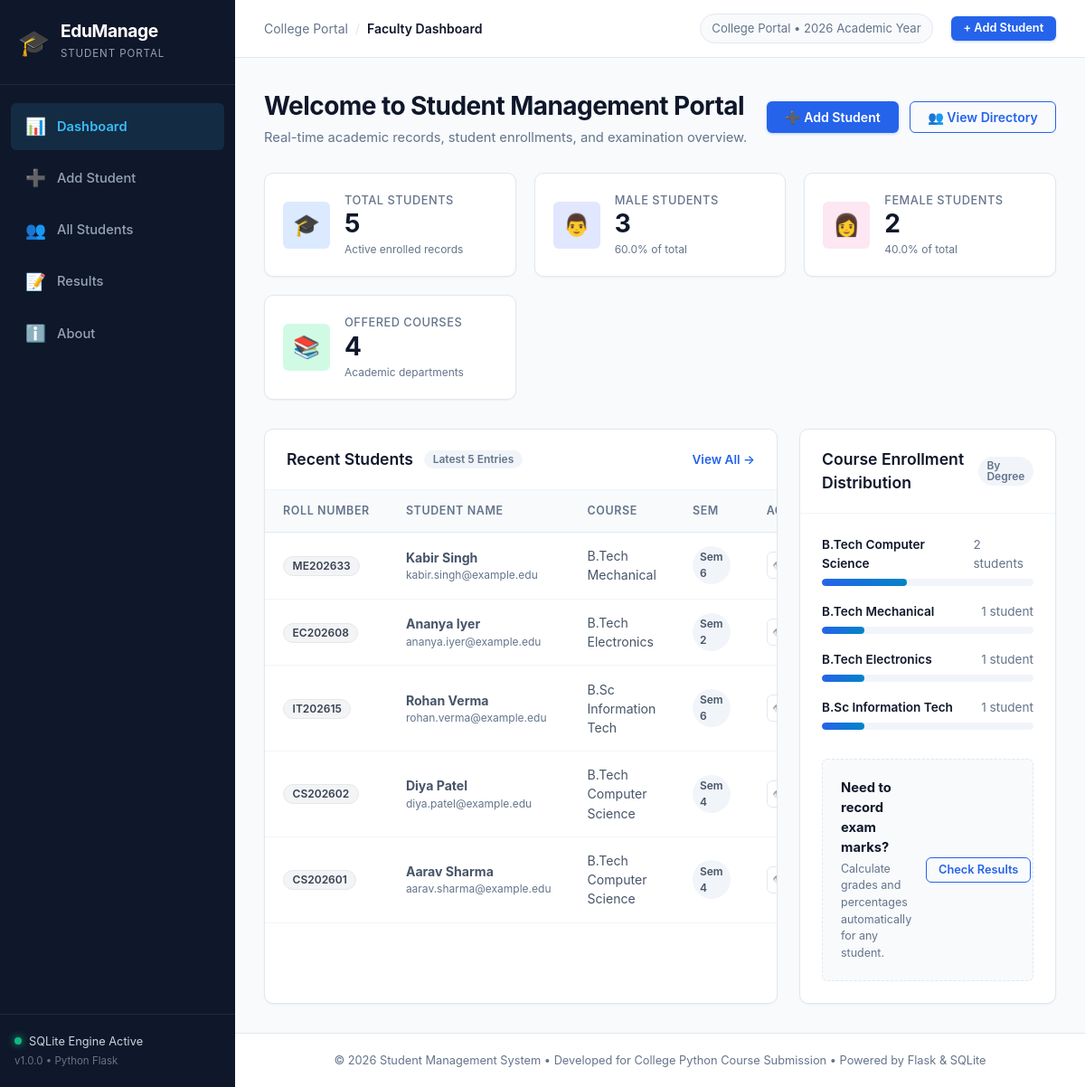
The page / on the database its author committed.
### tables this page shows
CREATE TABLE students (
        id INTEGER PRIMARY KEY AUTOINCREMENT,
        name TEXT NOT NULL,
        roll_number TEXT NOT NULL UNIQUE,
        email TEXT NOT NULL,
        phone TEXT NOT NULL,
        gender TEXT NOT NULL,
        dob TEXT NOT NULL,
        course TEXT NOT NULL,
        department TEXT NOT NULL,
        semester INTEGER NOT NULL,
        address TEXT NOT NULL,
        created_at TIMESTAMP DEFAULT CURRENT_TIMESTAMP
    );

### app.py (the view)
@app.route('/')
def dashboard():
    conn = get_db_connection()
    cursor = conn.cursor()
    cursor.execute("SELECT COUNT(*) AS total FROM students")
    total_students = cursor.fetchone()['total']
    cursor.execute("SELECT COUNT(*) AS male_count FROM students WHERE LOWER(gender) = 'male'")
    male_students = cursor.fetchone()['male_count']
    cursor.execute("SELECT COUNT(*) AS female_count FROM students WHERE LOWER(gender) = 'female'")
    female_students = cursor.fetchone()['female_count']
    cursor.execute("SELECT COUNT(DISTINCT course) AS course_count FROM students")
    course_count = cursor.fetchone()['course_count']
    cursor.execute('''
        SELECT course, COUNT(*) as count
        FROM students
        GROUP BY course
        ORDER BY count DESC
    ''')
    course_distribution = cursor.fetchall()
    cursor.execute('''
        SELECT id, name, roll_number, email, course, department, semester, created_at
        FROM students
        ORDER BY id DESC
        LIMIT 5
    ''')
    recent_students = cursor.fetchall()
    conn.close()
    return render_template(
        'index.html',
        total_students=total_students,
        male_students=male_students,
        female_students=female_students,
        course_count=course_count,
        course_distribution=course_distribution,
        recent_students=recent_students
    )

### app.py (called while the page is built)
def get_db_connection():
    conn = sqlite3.connect(DATABASE)
    conn.row_factory = sqlite3.Row
    conn.execute("PRAGMA foreign_keys = ON")
    return conn

### templates/index.html (shortened to what this page needs)
{% extends 'base.html' %}
{% block header_title %}Faculty Dashboard{% endblock %}
{% block content %}
<div class="dashboard-container">
    <div class="page-header">
        <div class="page-header-info">
            <h1 class="page-title">Welcome to Student Management Portal</h1>
            <p class="page-subtitle">Real-time academic records, student enrollments, and examination overview.</p>
        </div>
        <div class="page-header-actions">
            <a href="{{ url_for('add_student') }}" class="btn btn-primary">
                <span>➕ Add Student</span>
            </a>
            <a href="{{ url_for('students') }}" class="btn btn-outline">
                <span>👥 View Directory</span>
            </a>
        </div>
    </div>
    <div class="stats-grid">
        <div class="stat-card">
            <div class="stat-icon-wrapper stat-blue">
                <span class="stat-icon">🎓</span>
            </div>
            <div class="stat-details">
                <span class="stat-title">Total Students</span>
                <span class="stat-value">{{ total_students }}</span>
                <span class="stat-footnote">Active enrolled records</span>
            </div>
        </div>
        <div class="stat-card">
            <div class="stat-icon-wrapper stat-indigo">
                <span class="stat-icon">👨</span>
            </div>
            <div class="stat-details">
                <span class="stat-title">Male Students</span>
                <span class="stat-value">{{ male_students }}</span>
                <span class="stat-footnote">
                    {% if total_students > 0 %}
                        {{ ((male_students / total_students) * 100) | round(1) }}% of total
                    {% else %}
                        0%
                    {% endif %}
                </span>
            </div>
        </div>
        <div class="stat-card">
            <div class="stat-icon-wrapper stat-pink">
                <span class="stat-icon">👩</span>
            </div>
            <div class="stat-details">
                <span class="stat-title">Female Students</span>
                <span class="stat-value">{{ female_students }}</span>
                <span class="stat-footnote">
                    {% if total_students > 0 %}
                        {{ ((female_students / total_students) * 100) | round(1) }}% of total
                    {% else %}
                        0%
                    {% endif %}
                </span>
            </div>
        </div>
        <div class="stat-card">
            <div class="stat-icon-wrapper stat-emerald">
                <span class="stat-icon">📚</span>
            </div>
            <div class="stat-details">
                <span class="stat-title">Offered Courses</span>
                <span class="stat-value">{{ course_count }}</span>
                <span class="stat-footnote">Academic departments</span>
            </div>
        </div>
    </div>
    <div class="dashboard-grid">
        <div class="card recent-students-card">
            <div class="card-header">
                <div class="card-header-title">
                    <h3>Recent Students</h3>
                    <span class="badge badge-light">Latest 5 Entries</span>
                </div>
                <a href="{{ url_for('students') }}" class="card-header-link">View All &rarr;</a>
            </div>
            <div class="table-responsive">
                {% if recent_students %}
                    <table class="table">
                        <thead>
                            <tr>
                                <th>Roll Number</th>
                                <th>Student Name</th>
                                <th>Course</th>
                                <th>Sem</th>
                                <th>Actions</th>
                            </tr>
                        </thead>
                        <tbody>
                            {% for student in recent_students %}
                                <tr>
                                    <td><span class="badge badge-subtle">{{ student.roll_number }}</span></td>
                                    <td>
                                        <div class="student-name-cell">
                                            <strong>{{ student.name }}</strong>
                                            <span class="student-subtext">{{ student.email }}</span>
                                        </div>
                                    </td>
                                    <td>{{ student.course }}</td>
                                    <td><span class="sem-badge">Sem {{ student.semester }}</span></td>
                                    <td>
                                        <div class="action-buttons">
                                            <a href="{{ url_for('student_details', id=student.id) }}" class="btn-action view" title="View Details">👁️</a>
                                        </div>
                                    </td>
                                </tr>
                            {% endfor %}
                        </tbody>
                    </table>
                {% else %}
                    <div class="empty-state">
                        <p>No students enrolled yet.</p>
                        <a href="{{ url_for('add_student') }}" class="btn btn-primary btn-sm">Add First Student</a>
                    </div>
                {% endif %}
            </div>
        </div>
        <div class="card course-breakdown-card">
            <div class="card-header">
                <div class="card-header-title">
                    <h3>Course Enrollment Distribution</h3>
                    <span class="badge badge-light">By Degree</span>
                </div>
            </div>
            <div class="card-body">
                {% if course_distribution %}
                    <div class="distribution-list">
                        {% for item in course_distribution %}
                            <div class="distribution-item">
                                <div class="distribution-info">
                                    <span class="distribution-course">{{ item.course }}</span>
                                    <span class="distribution-count">{{ item.count }} {% if item.count == 1 %}student{% else %}students{% endif %}</span>
                                </div>
                                <div class="progress-bar-bg">
                                    <div class="progress-bar-fill" style="width: {{ ((item.count / total_students) * 100) | round(0) }}%;"></div>
                                </div>
                            </div>
                        {% endfor %}
                    </div>
                {% else %}
                    <div class="empty-state">
                        <p>No enrollment distribution data available.</p>
                    </div>
                {% endif %}
                <div class="quick-banner">
                    <div class="quick-banner-text">
                        <h4>Need to record exam marks?</h4>
                        <p>Calculate grades and percentages automatically for any student.</p>
                    </div>
                    <a href="{{ url_for('results') }}" class="btn btn-sm btn-outline">Check Results</a>
                </div>
            </div>
        </div>
    </div>
</div>
{% endblock %}

### rows shown on the page
students: roll_number "ME202633", name "Kabir Singh", email "kabir.singh@example.edu", course "B.Tech Mechanical", semester "6"
students: roll_number "EC202608", name "Ananya Iyer", email "ananya.iyer@example.edu", course "B.Tech Electronics", semester "2"
students: roll_number "IT202615", name "Rohan Verma", email "rohan.verma@example.edu", course "B.Sc Information Tech", semester "6"
students: roll_number "CS202602", name "Diya Patel", email "diya.patel@example.edu", course "B.Tech Computer Science", semester "4"
students: roll_number "CS202601", name "Aarav Sharma", email "aarav.sharma@example.edu", course "B.Tech Computer Science", semester "4"

### other values the page prints
{{ total_students }} "5"
{{ male_students }} "3"
{{ ((male_students / total_students) * 100) | round(1) }} "60.0"
{{ female_students }} "2"
{{ ((female_students / total_students) * 100) | round(1) }} "40.0"
{{ course_count }} "4"
{{ item.course }} "B.Tech Computer Science" "B.Tech Mechanical" "B.Tech Electronics" "B.Sc Information Tech"
{{ item.count }} "2" "1" "1" "1"
